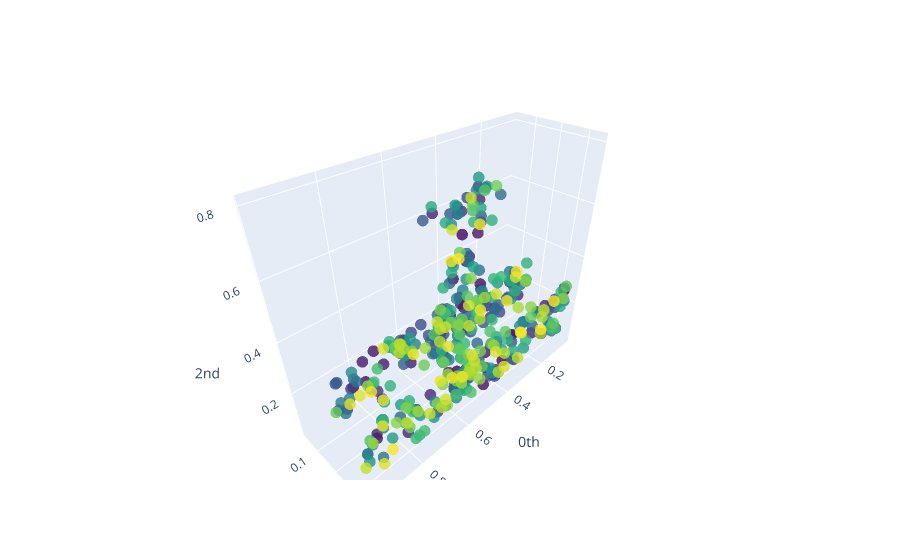

Notebook cell for this chart:
### Code cell
df =XX
plot_point_cloud(df.query('target == "biplane0"')[["x", "y", "z"]].values)

### Figure 1 — Plotly figure (JSON) as saved in the notebook; plotly's stock layout.template omitted (floating-point values rounded to 4 significant figures; data arrays with more than 128 entries replaced by an {"elided": "..."} marker saying what was removed)
{"data": [{"marker": {"color": {"elided": "400 int values"}, "colorscale": [[0, "#440154"], [0.1111, "#482878"], [0.2222, "#3e4989"], [0.3333, "#31688e"], [0.4444, "#26828e"], [0.5556, "#1f9e89"], [0.6667, "#35b779"], [0.7778, "#6ece58"], [0.8889, "#b5de2b"], [1, "#fde725"]], "opacity": 0.8, "size": 4}, "mode": "markers", "type": "scatter3d", "x": {"elided": "400 float values"}, "y": {"elided": "400 float values"}, "z": {"elided": "400 float values"}}], "layout": {"scene": {"xaxis": {"exponentformat": "e", "showexponent": "all", "title": {"text": "0th"}, "type": "linear"}, "yaxis": {"exponentformat": "e", "showexponent": "all", "title": {"text": "1st"}, "type": "linear"}, "zaxis": {"exponentformat": "e", "showexponent": "all", "title": {"text": "2nd"}, "type": "linear"}}}}
